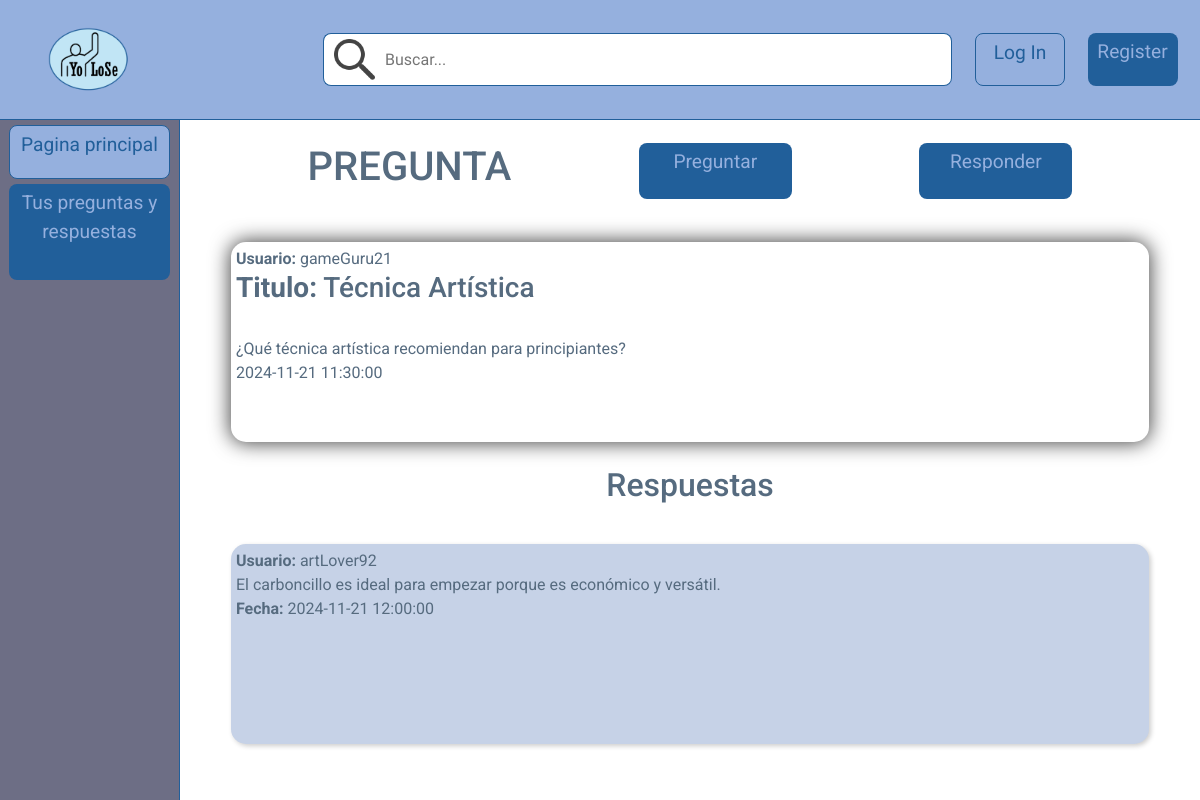
Screenshot of /PAGES/preguntaSeleccionada.php?pregunta=2 with the database file from the repository.
### tables this page shows
CREATE TABLE tbl_POST (
    id_post INT PRIMARY KEY AUTO_INCREMENT NOT NULL,
    titulo_post VARCHAR(50) NULL,
    contenido_post VARCHAR(500) NOT NULL,
    fecha_post DATETIME NOT NULL,
    user_post VARCHAR(30) NOT NULL,
    ref_post INT NULL
);

### PAGES/preguntaSeleccionada.php (the view, shortened to what this page needs)
<?php
include_once "../PHP/connect.php";
?>
<!DOCTYPE html>
<html lang="en">
<head>
    <link rel="stylesheet" href="../STYLES/estilos.css">
</head>
<body>
    <div id="contenedorPagina">
        <div id="header">
            <a href="./index.php" id="logo"><img src="../img/logo.png" id="logoFoto"></a>
            <div id="contenedorOpcionesHeader">
                <div id="filtrosBuscador">
                    <img src="../img/buscador.png" alt="" id="logoBuscador">
                    <input type="text" name="" id="buscador" placeholder="Buscar...">
                </div>
                <?php
                if(isset($_SESSION['usuarioConectado'])){
                    ?>
                    <p><strong>Usuario conectado:</strong><br><?php echo $_SESSION['usuarioConectado']; ?></p>
                    <button class="botonesHeader" id="botonLogOut"><a class="botonLogInA" href="../PHP/proceso_cerrarSesion.php">Cerrar Sesión</a></button>
                    <?php
                } else {
                    ?>
                    <button class="botonesHeader" id="botonLogIn"><a class="botonLogInA" href="./login.php">Log In</a></button>
                    <button class="botonesHeader" id="botonReg"><a class="botonLogInA" href="./registrarse.php">Register</a></button>
                    <?php
                }
                ?>
            </div>
        </div>
        <div id="bodyPagina">
            <nav id="menu">
                <button class="botonMenuSeleccionado"><a class="botonMenuInterior" href="./index.php">Pagina principal</a></button>
                <button class="botonMenuPyR"><a class="botonMenuInterior" href="./preguntasUser.php">Tus preguntas y respuestas</a></button>
            </nav>
            <div id="contenido">
                <div id="headerContenido">
                    <h1>PREGUNTA</h1>
                    <button id="botonPreguntar"><a class="botonLogInA" href="./preguntar.php">Preguntar</a></button>
                    <button id="botonPreguntar"><a class="botonLogInA" href="./responder.php?pregunta=<?php echo htmlspecialchars($_GET['pregunta']); ?>">Responder</a></button>
                </div>
                 <?php
                try {
                    $pregunta = htmlspecialchars($_GET['pregunta']);
                    $sqlPreguntas = "SELECT id_post, titulo_post, contenido_post, fecha_post, user_post FROM tbl_post WHERE id_post = :id_post;";
                    $stmt = $pdo->prepare($sqlPreguntas);
                    $stmt->bindParam(':id_post', $pregunta);
                    $stmt->execute();
                    $result = $stmt->fetch(PDO::FETCH_ASSOC);
                    if ($stmt->rowCount() < 1) {
                        echo "No se ha encontrado la pregunta.";
                    } else {
                        echo "<a id='contenedorPreguntaSeleccionada'><div id='interiorContenedorPregunta'>";
                        echo "<strong>Usuario:</strong> " . htmlspecialchars($result["user_post"]) . "<br>";
                        echo "<h3><strong>Titulo:</strong> " . htmlspecialchars($result["titulo_post"]) . "</h3><br>";
                        echo htmlspecialchars($result["contenido_post"]) . "<br>";
                        echo htmlspecialchars($result["fecha_post"]) . "<br>";
                        echo "</div></a>";
                    }
                    ?>
                        <br>
                        <h2>Respuestas</h2>
                    <?php
                    $sqlPreguntas = "SELECT id_post, titulo_post, contenido_post, fecha_post, user_post FROM tbl_post WHERE ref_post = :id_post;";
                    $stmt2 = $pdo->prepare($sqlPreguntas);
                    $stmt2->bindParam(':id_post', $pregunta);
                    $stmt2->execute();
                    if ($stmt2->rowCount() < 1) {
                        echo "No se han encontrado respuestas";
                    } else {
                        foreach ($stmt2 as $fila) {
                            echo "<a id='contenedorPregunta'><div id='interiorContenedorPregunta'>";
                            echo "<strong>Usuario:</strong> " . htmlspecialchars($fila["user_post"]) . "<br>";
                            echo htmlspecialchars($fila["contenido_post"]) . "<br>";
                            echo "<strong>Fecha:</strong> " . htmlspecialchars($fila["fecha_post"]) . "<br>";
                            echo "</div></a>";
                        }
                    }
                } catch (PDOException $e) {
                echo "Error: " . $e->getMessage();
                }
                 ?>
            </div>
        </div>
    </div>
</body>
</html>

### STYLES/estilos.css (style rules this page uses)
html { width: 100%; height: 100%; }
body { width: 100%; height: 100%; margin: 0; }
#header * { font-family: "Concert One", sans-serif; font-weight: 400; font-style: normal; }
#contenedorPagina { width: 100%; height: 100%; font-family: "Roboto", serif; font-weight: 400; font-style: normal; color: #566b7f; }
#header { width: 100%; height: 15%; display: flex; flex-direction: row; box-sizing: border-box; border-bottom: 1.5px solid #215F9A; background-color: rgb(149, 176, 222); align-items: center; justify-content: space-between; }
#bodyPagina { width: 100%; height: 85%; display: flex; flex-direction: row; }
#menu { height: 100%; width: 15%; display: flex; flex-direction: column; box-sizing: border-box; border-right: 1.5px solid #215F9A; background-color: rgb(109, 110, 133); align-items: center; }
#contenido { height: 100%; width: 85%; display: flex; flex-direction: column; background-color: rgb(255, 255, 255); justify-content: flex-start; align-items: center; overflow: auto; }
#logo { width: auto; height: 65px; margin-left: 4%; margin-right: 4%; }
#logoFoto { width: auto; height: 100%; }
#contenedorOpcionesHeader { width: 75%; height: 100%; align-items: center; display: flex; flex-direction: row; justify-content: space-evenly; }
#filtrosBuscador { width: 70%; height: 45%; display: flex; flex-direction: row; }
.botonesHeader { width: 10%; height: 45%; padding: 0; border: 0; }
#buscador { height: 100%; width: 90%; padding: 0; border: 0; border-top-right-radius: 8px; border-bottom-right-radius: 8px; border: 1.5px solid #215F9A; box-sizing: border-box; border-left: 0; outline: none; color: gray; }
#logoBuscador { width: auto; padding: 5px; height: 100%; background-color: white; border-top-left-radius: 8px; border-bottom-left-radius: 8px; box-sizing: border-box; border: 1.5px solid #215F9A; border-right: 0; padding-right: 10px; padding-left: 10px; }
#botonLogIn { border-radius: 8px; border: 1.5px solid #215F9A; background-color: rgb(149, 176, 222); color: #215F9A; font-size: larger; }
.botonMenuInterior { text-decoration: none; color: inherit; width: 100%; height: 100%; display: block; padding-top: 5px; }
.botonMenuPyR { border-radius: 8px; background-color: #215F9A; color: rgb(149, 176, 222); border: none; font-size: larger; width: 90%; height: 14%; padding: 0; margin-top: 5px; }
.botonMenuSeleccionado { border-radius: 8px; border: 1.5px solid #215F9A; background-color: rgb(149, 176, 222); color: #215F9A; font-size: larger; width: 90%; height: 8%; padding: 0; margin-top: 5px; }
.botonLogInA { text-decoration: none; color: inherit; width: 100%; height: 100%; display: block; padding-top: 5px; }
#botonPreguntar { border-radius: 8px; background-color: #215F9A; color: rgb(149, 176, 222); border: none; font-size: larger; width: 15%; height: 55%; padding: 0; }
#botonReg { border-radius: 8px; background-color: #215F9A; color: rgb(149, 176, 222); font-size: larger; }
#headerContenido { width: 100%; height: 15%; align-items: center; display: flex; flex-direction: row; justify-content: space-evenly; }
#contenedorPregunta { width: 90%; height: 200px; background-color: rgb(198, 210, 231); margin-top: 20px; border-radius: 15px; box-shadow: 2px 2px 5px rgba(0, 0, 0, 0.2); box-sizing: border-box; padding: 5px; display: block; text-decoration: none; color: inherit; }
#interiorContenedorPregunta { width:100%; height:100%; text-decoration: none; }
#contenedorPreguntaSeleccionada { width: 90%; height: 200px; background-color: rgb(255, 255, 255); margin-top: 20px; border-radius: 15px; box-shadow: 0px 0px 20px 1px rgba(0,0,0,0.75); box-sizing: border-box; padding: 5px; display: block; text-decoration: none; color: inherit; }
h2 { text-align: center; margin-bottom: 20px; }

### rows the page displays
tbl_post: user_post "gameGuru21", titulo_post "Técnica Artística", contenido_post "¿Qué técnica artística recomiendan para principiantes?", fecha_post "2024-11-21 11:30:00"
tbl_post: user_post "artLover92", contenido_post "El carboncillo es ideal para empezar porque es económico y versátil.", fecha_post "2024-11-21 12:00:00"
